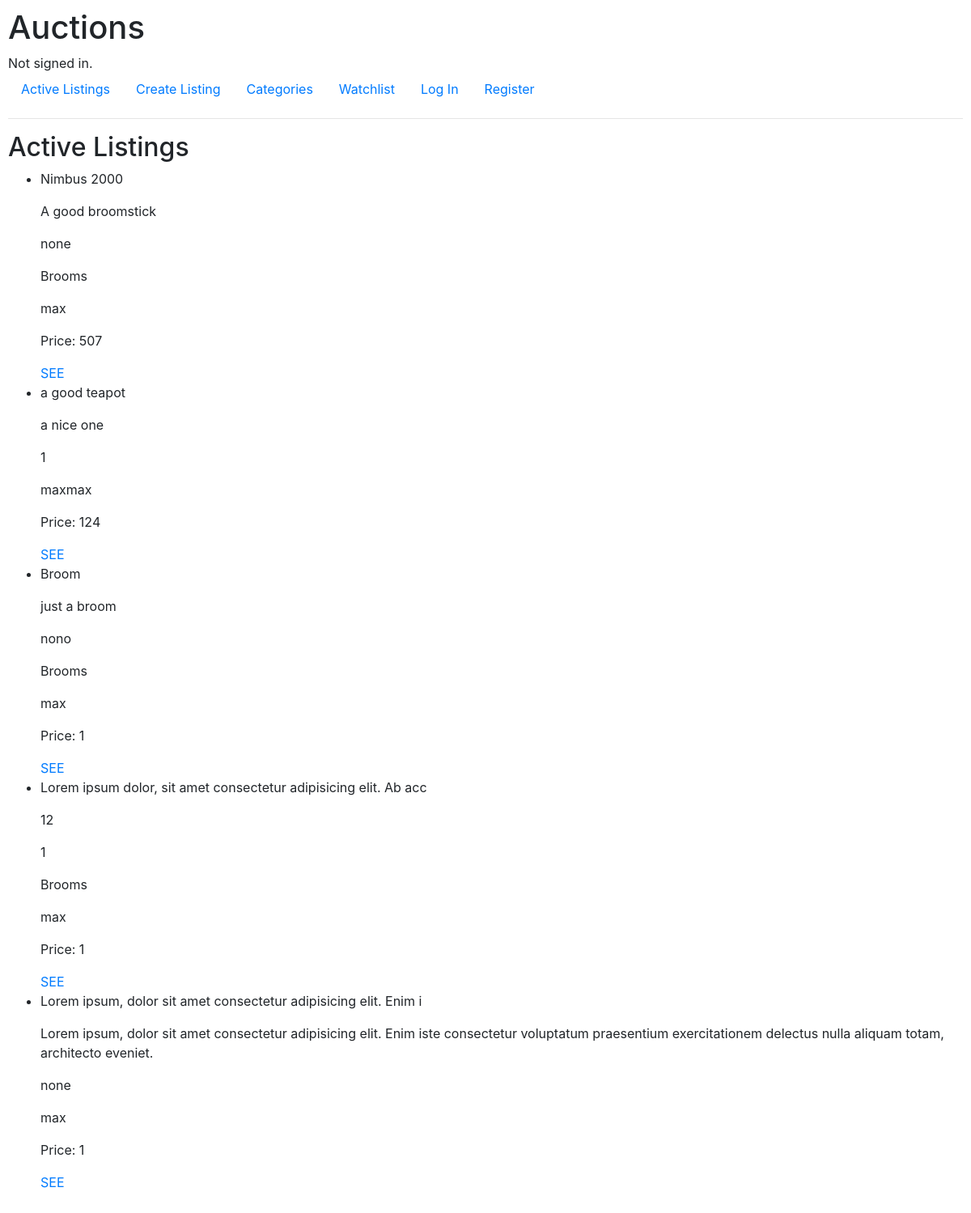
The app's page /, older data.
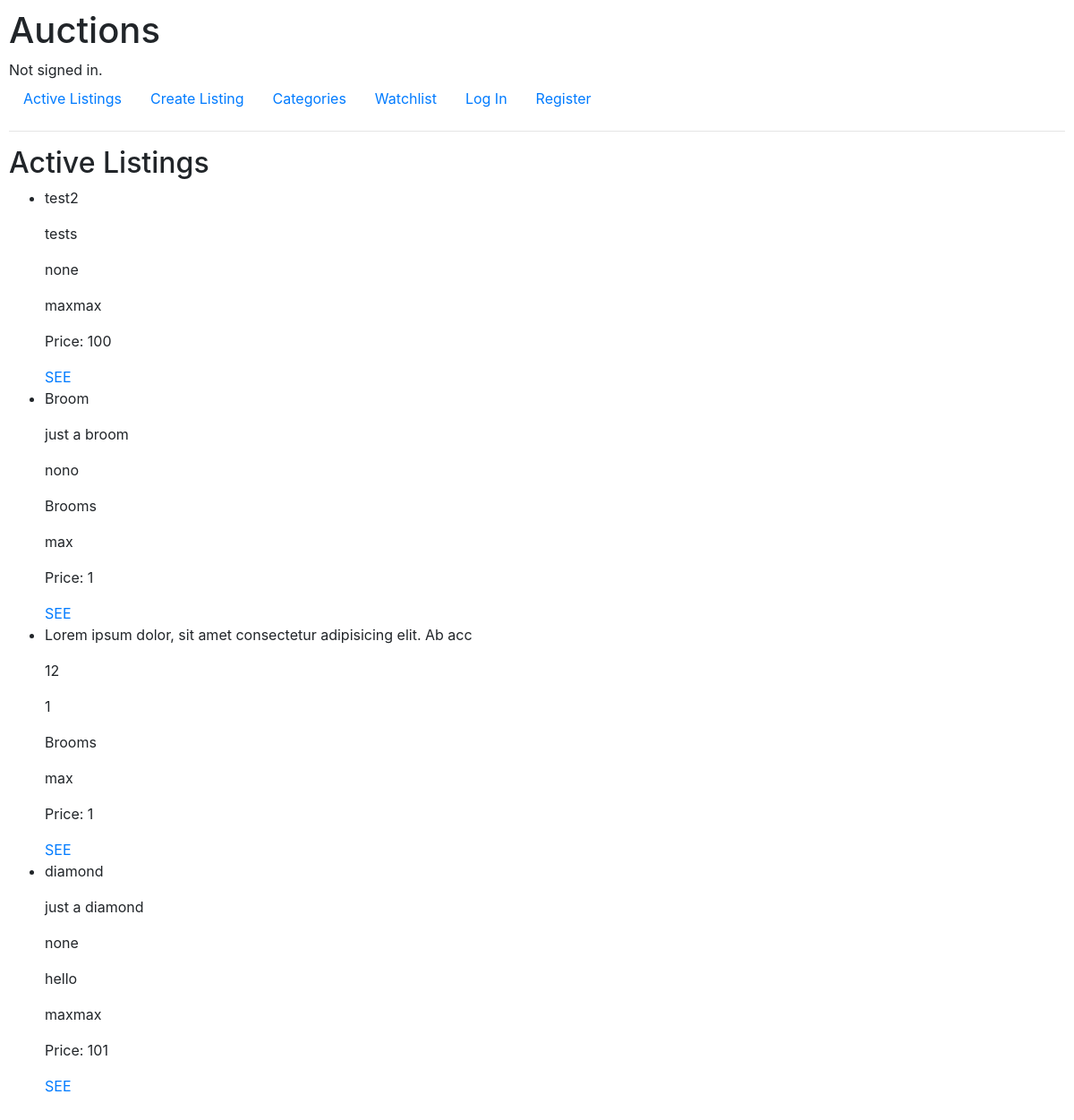
The same page, newer data.
### auctions/models.py (models this page shows, shortened)
class Listing(models.Model):
    title = models.CharField(max_length=64)
    description = models.CharField(max_length=1000)
    starting_price = models.IntegerField(validators=[
        MinValueValidator(1)
    ])
    photo = models.CharField(max_length=1000)
    category = models.ForeignKey(Category, on_delete=models.SET_NULL, related_name="listings", null=True, blank=True)
    owner = models.ForeignKey(User,related_name="listings", on_delete=models.CASCADE)
    active = models.BooleanField(default=True)
    datetime = models.DateTimeField(default=datetime(2021, 9, 12))
    def highest_bid(self):
        return self.bids.order_by("-value").first()

class Category(models.Model):
    name = models.CharField(max_length=32, unique=True)

class User(AbstractUser):
    watchlist = models.ManyToManyField('Listing', blank=True, related_name="users_watching")

class Bid(models.Model):
    value = models.IntegerField()
    user = models.ForeignKey(User, on_delete=models.CASCADE, related_name="bids")
    listing = models.ForeignKey(Listing, on_delete=models.CASCADE, related_name="bids")

### auctions/views.py (the view)
# urls.py: path("", views.index, name="index"),
def index(request):
    listings = Listing.objects.filter(active=True).order_by("-datetime").all()
    return render(request, "auctions/index.html", {
        "listings": listings,
    })

### auctions/templates/auctions/index.html
{% extends "auctions/layout.html" %}
{% block body %}
    <h2>Active Listings</h2>
    <ul>
        {% for listing in listings %}
            <li>
                <p>{{ listing.title }}</p>
                <p>{{ listing.description }}</p>
                <p>{{ listing.photo }}</p>
                <p>{{ listing.category.name }}</p>
                <p>{{ listing.owner.username }}</p>
                <p>Price:
                    {% if listing.highest_bid %}
                        {{ listing.highest_bid.value }}
                    {% else %}
                        {{ listing.starting_price }}
                    {% endif %}
                </p>
                <a href="{% url 'listing' listing.id %}">SEE</a>
            </li>
        {% empty %}
            <li>No active listings for now.</li>
        {% endfor %}
    </ul>
{% endblock %}

Row changes from the older to the newer data that the page shows:
no longer on this page (row edited): Listing: title "Nimbus 2000", description "A good broomstick", photo "none", category.name "Brooms", owner.username "max", highest_bid.value "507"
no longer on this page (row edited): Listing: title "a good teapot", description "a nice one", photo "1", owner.username "maxmax", highest_bid.value "124"
no longer on this page (row edited): Listing: title "Lorem ipsum, dolor sit amet consectetur adipisicing elit. Enim i", description "Lorem ipsum, dolor sit amet consectetur adipisicing elit. Enim iste consectetur voluptatum praesentium exercitationem delectus nulla aliquam totam, architecto eveniet.", photo "none", owner.username "max", starting_price "1"
added Listing: title "test2", description "tests", photo "none", owner.username "maxmax", starting_price "100"
added Listing: title "diamond", description "just a diamond", photo "none", category.name "hello", owner.username "maxmax", highest_bid.value "101"
